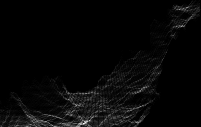
#> input picture offline/ipynb/369.png, 201 x 127 px
$ jupyter execute --allow-errors spline-fit.ipynb   (Python 2 division)   (older library calls are emulated)
#> lines starting #> are read from the running program, lines starting #| are printed output that depends on the picture; long printed decimals are rounded
[cell 1]
import cv2
import numpy as np
import matplotlib.pyplot as plt
import matplotlib.image as mpimg

[cell 2]
image = mpimg.imread('369.png', 0 )
#> image is the input picture: shape (127, 201) float32; min 0, max 0.98, mean 0.028
# print('image = {}'.format(image.shape))
s = image.shape
#> s = (127, 201)
print('s = ',s)
#| s =  (127, 201)
# img=cv2.resize(image,(s[1]*4,s[0]*4),interpolation=cv2.INTER_CUBIC)
img = image

#> (a cell that did not finish here is left out)

[cell 4]
nonzero = img.nonzero()
#> nonzero = 8776 positions, rows 0 to 126, columns 0 to 200
nonzeroy = np.array(nonzero[0])
#> nonzeroy = 8776 values from 0 to 126
nonzerox = np.array(nonzero[1])
#> nonzerox = 8776 values, max 200 at index 198, min 0 at index 4961, mean 102

# Fit a second order polynomial to each
line_fit = np.polyfit(nonzerox, nonzeroy, 2)
#> line_fit = [-0.00574, 0.681, 92.38]

# Generate x and y values for plotting
plotx = np.linspace(0, img.shape[1]-1, img.shape[1] )
#> plotx = 201 values from 0 to 200
ploty = line_fit[0]*plotx**2 + line_fit[1]*plotx + line_fit[2]
#> ploty = 201 values, max 112.5 at index 59, min -1.25 at index 200, mean 83.66

# out_img = cv2.cvtColor(img, cv2.COLOR_GRAY2RGB)
# out_img[np.int(ploty), np.int(plotx)] = [255, 255, 0]

# plt.imshow(out_img)
plt.imshow(img)
plt.plot(plotx, ploty, color='yellow')
plt.xlim(0, img.shape[1])
plt.ylim(img.shape[0], 0)
plt.savefig('analysis.png', bbox_inches = 'tight')
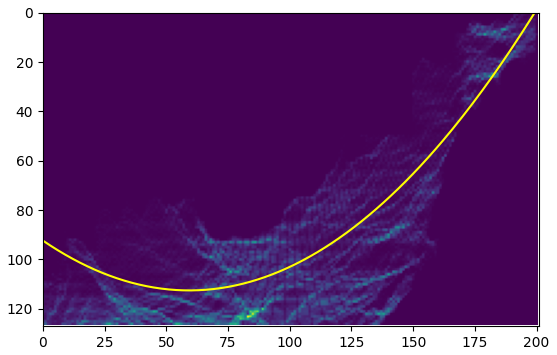
#> figure drawn by matplotlib, 1 panel
plt.show()

[cell 5]
#  		   / nz
#  		  /
#		 /
#		------> nx
# 		|
#		|
#		| ny

def compute_angle(nx):
    # float l = sqrt(n[0]*n[0] + n[2]*n[2]);
    # (l <= 1e-5) return 0;
    return np.arcsin(nx) * 180./np.pi

# gradient value
gx = 2*line_fit[0]*plotx + line_fit[1]
#> gx = 201 values, max 0.681 at index 0, min -1.62 at index 200, mean -0.468
yt = 1./np.sqrt(np.square(gx) + 1)
#> yt = 201 values, max 1 at index 59, min 0.526 at index 200, mean 0.824
xt = -gx * yt
#> xt = 201 values from -0.563 to 0.85
angle = compute_angle(xt)
#> angle = 201 values from -34.24 to 58.26

mean_angle = np.mean(angle)
#> mean_angle = 19.55
print('mean_angle: ', mean_angle)
#| mean_angle:  19.549
# print('angle: ', angle)
plt.plot(angle, '+-')
plt.grid()
plt.savefig('theta.png')
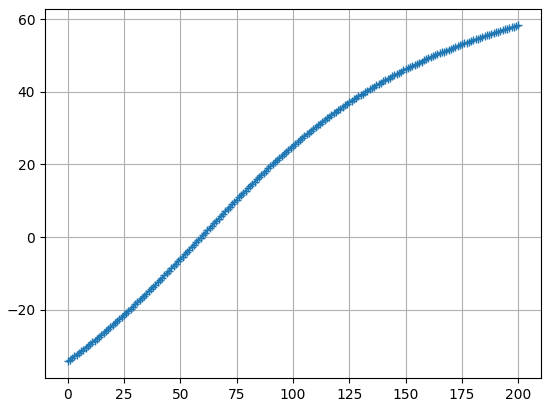
#> figure drawn by matplotlib, 1 panel; curve peaks at x = 200, y = 58.26
plt.show()

[cell 6]
# compare angle estimation by plane fitting and curve fitting
import sys

def estimate_angle_pipeline(image):
    # 1 fit curve
    s = image.shape
    img=cv2.resize(image,(s[1]*4,s[0]*4),interpolation=cv2.INTER_CUBIC)
    nonzero = img.nonzero()
    nonzeroy = np.array(nonzero[0])
    nonzerox = np.array(nonzero[1])
    # Fit a second order polynomial to each
    line_fit = np.polyfit(nonzerox, nonzeroy, 2)

    # 2 compute gradient at each point
    # Generate x and y values for plotting
    plotx = np.linspace(0, img.shape[1]-1, img.shape[1] )
    ploty = line_fit[0]*plotx**2 + line_fit[1]*plotx + line_fit[2]
    gx = 2*line_fit[0]*plotx + line_fit[1]

    # 3 estimate angle
    # gradient value
    yt = 1./np.sqrt(np.square(gx) + 1)
    xt = -gx * yt
    angle = compute_angle(xt)
    return np.mean(angle), (plotx, ploty), img

#> (the rest of this cell did not finish here and is left out)

#> (a cell that did not finish here is left out)

#> (a cell that did not finish here is left out)

#> (a cell that did not finish here is left out)

#> (a cell that did not finish here is left out)

[cell 11]
# imgs = [imgs[i] for i in nonzero[0:10]]
print('nonzero[0:10]: ', nonzero[0][:10])
#| nonzero[0:10]:  [0 0 0 0 0 0 0 1 1 1]
#> (the rest of this cell did not finish here and is left out)

$ run again, with offline/ipynb/000369.png copied over offline/ipynb/369.png
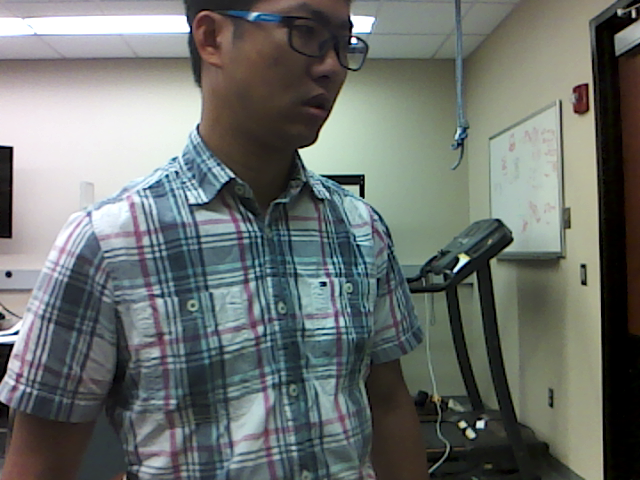
#> input picture offline/ipynb/000369.png, 640 x 480 px
#> image is the input picture: shape (480, 640, 3) float32; mean R, G, B 0.425, 0.446, 0.432
#| s =  (480, 640, 3)
#> line_fit = [-0.000133, 0.0651, 234.4]
#> ploty = 640 values, max 242.4 at index 245, min 221.9 at index 639, mean 237.1
#> `plt.savefig('analysis.png', bbox_inches = 'tight')`:
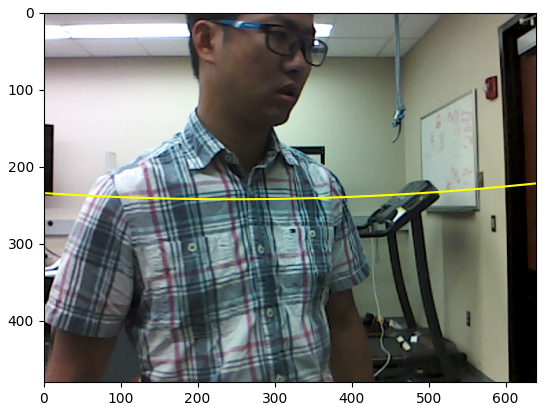
#> figure drawn by matplotlib, 1 panel
#> gx = 640 values, max 0.0651 at index 0, min -0.104 at index 639, mean -0.0196
#> yt = 640 values, max 1 at index 245, min 0.995 at index 639, mean 0.999
#> xt = 640 values from -0.065 to 0.104
#> angle = 640 values from -3.72 to 5.96
#> mean_angle = 1.12
#| mean_angle:  1.122
#> `plt.savefig('theta.png')`:
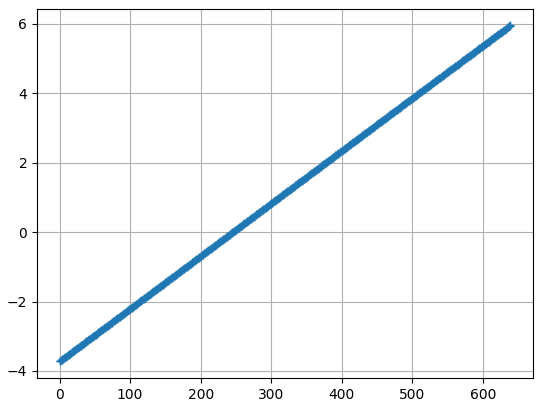
#> figure drawn by matplotlib, 1 panel; curve peaks at x = 639, y = 5.96
#| nonzero[0:10]:  [0 0 0 0 0 0 0 0 0 0]

$ run again, with offline/ipynb/370.png copied over offline/ipynb/369.png
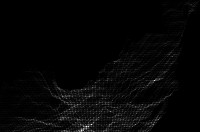
#> input picture offline/ipynb/370.png, 200 x 132 px
#> image is the input picture: shape (132, 200) float32; min 0, max 0.98, mean 0.0224
#| s =  (132, 200)
#> nonzero = 11271 positions, rows 0 to 131, columns 0 to 199
#> nonzeroy = 11271 values from 0 to 131
#> nonzerox = 11271 values, max 199 at index 20, min 0 at index 4976, mean 104.3
#> line_fit = [-0.00473, 0.562, 94.15]
#> ploty = 200 values, max 110.8 at index 59, min 18.77 at index 199, mean 87.5
#> `plt.savefig('analysis.png', bbox_inches = 'tight')`:
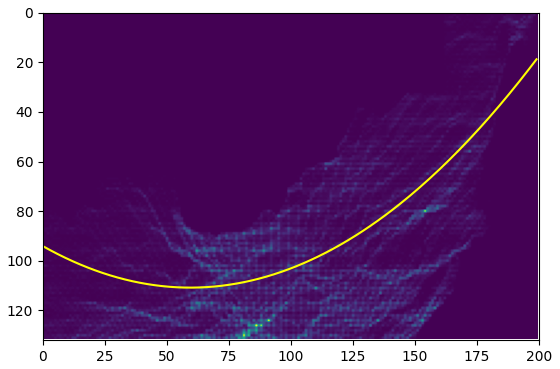
#> figure drawn by matplotlib, 1 panel
#> gx = 200 values, max 0.562 at index 0, min -1.32 at index 199, mean -0.379
#> yt = 200 values, max 1 at index 59, min 0.604 at index 199, mean 0.864
#> xt = 200 values from -0.49 to 0.797
#> angle = 200 values from -29.33 to 52.84
#> mean_angle = 17.1
#| mean_angle:  17.098
#> `plt.savefig('theta.png')`:
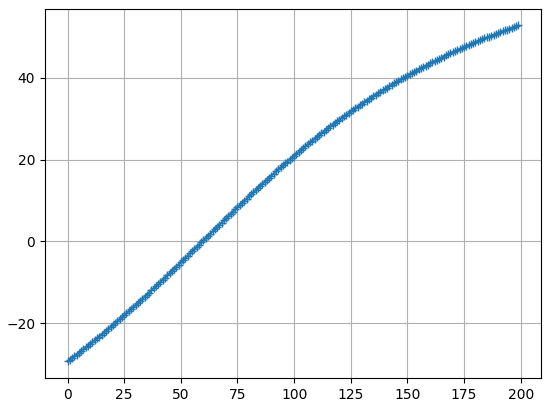
#> figure drawn by matplotlib, 1 panel; curve peaks at x = 199, y = 52.84
#| nonzero[0:10]:  [0 0 0 0 0 0 0 0 0 0]
